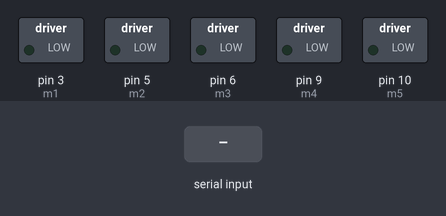
The sketch below on a simulated Arduino Uno, built with avr-gcc and run on an emulated ATmega328P. Parts: switched loads named in the sketch (green lamp = pin HIGH). The test bench sets the inputs (shaded band).

Above: at 1.2 s.
1.3 s: "1" received over Serial
At 1.36 s:
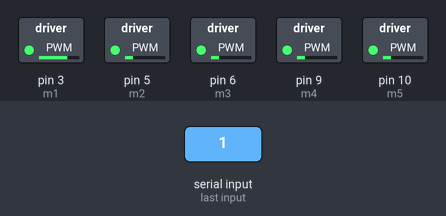
At 1.72 s:
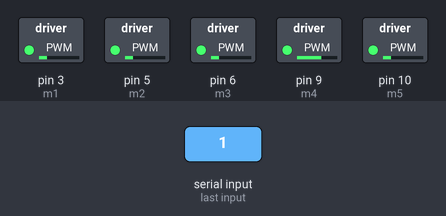
4.3 s: "0" received over Serial
At 5.2 s:
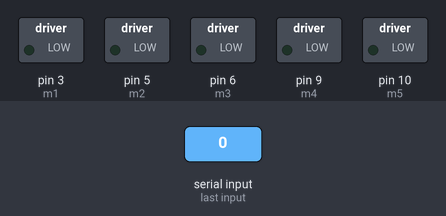
Timing chart, 0 to 7.3 s (numbered marks = the images above; inputs shaded):
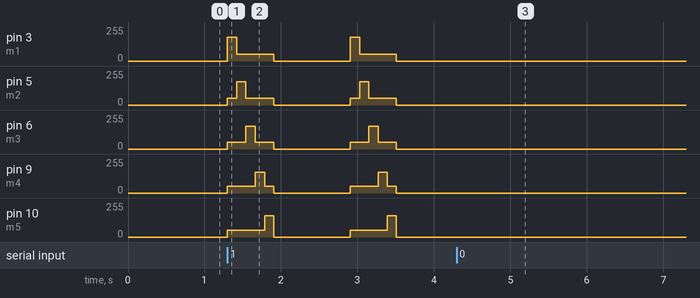

The sketch:

patternFinalwithComment.ino
```cpp
/*
 * Controller code for Haptic Cushion
 * by KyodaiHaptics, Matsuno Lab, Kyoto University
 *
 */


// map motor rows to controller pins
int m1 = 3;      // motor row 1
int m2 = 5;
int m3 = 6;
int m4 = 9;
int m5 = 10;
int m6 = 11;

// values used to regulate vibration magnitude
unsigned long val = 180; //limit at 102 for 9V sources, main row, 180 for 5V. Maximum 255.
unsigned long val2 = 50;

unsigned long delayTime = 120; //duration of a vibration within a pattern. i.e., duration in which vibration magnitude of each row is not changed
unsigned long interPatternDelay = 1000; // interval between complete patterns
unsigned long currrentTime;
unsigned long previousTime;


int state = 0;
int previousState = 0;
int stateChangeFlag = 0;
// 0: no state change
// 1: some change occured

int incomingByte;
//this value will be converted to state
/*  0 green, running
 *  1 red, running
 *  2 green, stopped
 *  3 red, stopped
 *  others are ignored
 */

void setup()
{
  Serial.begin(9600);  // opens serial port, sets data rate to 9600 bps
  pinMode(m1, OUTPUT); // sets the pins connected to motor rows as output
  pinMode(m2, OUTPUT);
  pinMode(m3, OUTPUT);
  pinMode(m4, OUTPUT);
  pinMode(m5, OUTPUT);
}


void preparePattern(int scale) //set background vibration
{
  analogWrite(m1, val2/scale);
  analogWrite(m2, val2/scale);
  analogWrite(m3, val2/scale);
  analogWrite(m4, val2/scale);
  analogWrite(m5, val2/scale);
}


void clearOutput() //terminate vibration
{
  analogWrite(m1,0);
  analogWrite(m2,0);
  analogWrite(m3,0);
  analogWrite(m4,0);
  analogWrite(m5,0);
}

void myDelayMs(unsigned long delaytime)
//when this function is called, the the same set of value of vibration magnitude on each motor row will be maintained for <delaytime> millisecond
//state is updated at roughly 1000Hz
{
  if(stateChangeFlag) return;// come back to loop, start new pattern
  previousTime = millis();
  while((millis() - previousTime <= delaytime))  //wait until there is a state change or a certain period of time elapses
  {
      int nextState = checkState(state);
      if(state!= nextState) //in the event of state change
      {
        state = nextState;
        stateChangeFlag = 1; //mark state change
        return; //exit (start new pattern)
      }
  }
}

void pattern2() // 5 to 1
{
  preparePattern(1); analogWrite(m5, val); myDelayMs(delayTime); clearOutput();
  preparePattern(1.1); analogWrite(m4, val-5); myDelayMs(delayTime); clearOutput();
  preparePattern(1.2); analogWrite(m3, val-10); myDelayMs(delayTime); clearOutput();
  preparePattern(1.3); analogWrite(m2, val-15); myDelayMs(delayTime); clearOutput();
  preparePattern(1.4); analogWrite(m1, val-20); myDelayMs(delayTime); clearOutput();
  if(stateChangeFlag) return;
  myDelayMs(interPatternDelay);
}

void pattern1() // 1 to 5
{
  preparePattern(1); analogWrite(m1, val); myDelayMs(delayTime); clearOutput();
  preparePattern(1.1); analogWrite(m2, val-5); myDelayMs(delayTime); clearOutput();
  preparePattern(1.2); analogWrite(m3, val-10); myDelayMs(delayTime); clearOutput();
  preparePattern(1.3); analogWrite(m4, val-25); myDelayMs(delayTime); clearOutput();
  preparePattern(1.4); analogWrite(m5, val-20); myDelayMs(delayTime); clearOutput();
  if(stateChangeFlag) return;
  myDelayMs(interPatternDelay);
}

int checkState(int prevState)
{
  int serialData;
  if (Serial.available()) {
     serialData = Serial.read();
    switch (serialData) {
      case '0': return 0; break;
      case '1': return 1; break;
      case '2': return 2; break;
      case '3': return 3; break;
      default:  return prevState; break;
    }
  }
  return prevState;
}


void loop()
{
  stateChangeFlag = 0;
  state = checkState(state); //check state and execute corresponding pattern

  switch(state)
  {
    case 0:
    clearOutput();
    while(state == 0)
    {
       state = checkState(state);
       //Serial.println(state);
    }
    break;

    case 1: // green, not running
    while(state == 1)  // tell the driver to start
    {
      pattern1();
     // Serial.println(state);
    }
    break;

    case 2: // green, not running
    while(state == 2)  // tell the driver to start
    {
      pattern2();
      //Serial.println(state);
    }
    break;

    case 3:
    clearOutput();
    while(state == 3)
    {
       state = checkState(state);
       //Serial.println(state);
    }
    break;
    default:
    break;
  }
}
```

Measured:
- after the input at 1.3 s, pin 3 (m1): 0/255 → 180/255 at once, → 50/255 0.12 s later, → 0/255 0.49 s later, → 180/255 1.0 s later, … (6 changes in this stretch); pin 5 (m2): 0/255 → 50/255 at once, → 175/255 0.12 s later, → 50/255 0.12 s later, → 0/255 0.36 s later, … (8 changes in this stretch)
- after the input at 4.3 s, pin 3 (m1), pin 5 (m2), pin 6 (m3), pin 9 (m4), pin 10 (m5): stops changing and stays 0/255
